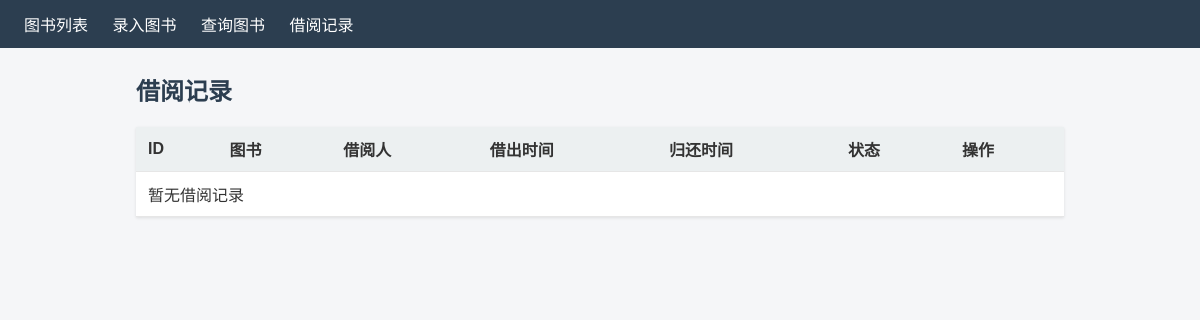
Before: /records with the older database file.
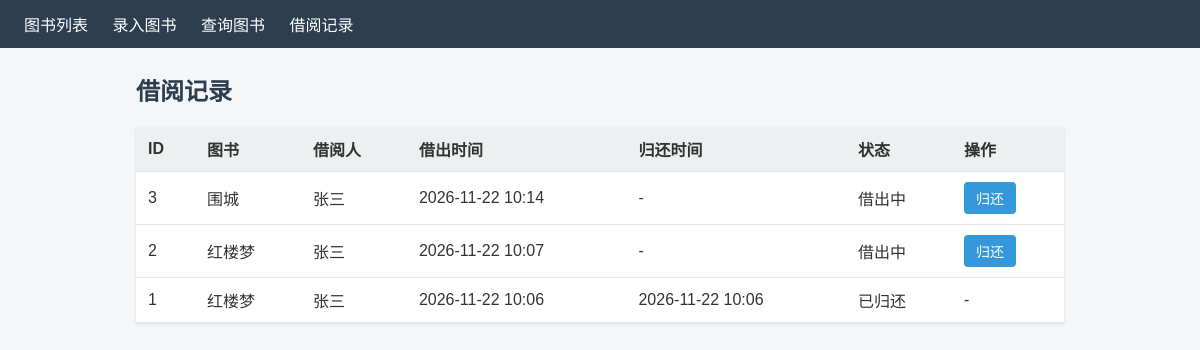
After: the same page with the newer database file.
### models.py (models this page shows, shortened)
class Borrow(db.Model):
    __tablename__ = "borrows"
    id = db.Column(db.Integer, primary_key=True)
    book_id = db.Column(db.Integer, db.ForeignKey("books.id"), nullable=False)
    borrower = db.Column(db.String(120), nullable=False)       # 借阅人
    borrow_time = db.Column(db.DateTime, default=datetime.now) # 借出时间
    return_time = db.Column(db.DateTime, nullable=True)        # 归还时间
    is_returned = db.Column(db.Boolean, default=False)         # 是否已归还

class Book(db.Model):
    __tablename__ = "books"
    id = db.Column(db.Integer, primary_key=True)
    title = db.Column(db.String(200), nullable=False)          # 书名
    author = db.Column(db.String(120), nullable=False)         # 作者
    isbn = db.Column(db.String(32), unique=True, nullable=False)  # ISBN 唯一
    category = db.Column(db.String(80), nullable=False)        # 分类
    stock = db.Column(db.Integer, default=0, nullable=False)   # 库存数量
    borrows = db.relationship("Borrow", backref="book", lazy=True)

### app.py (the view)
@app.route("/records")
def records():
    all_records = Borrow.query.order_by(Borrow.id.desc()).all()
    return render_template("records.html", records=all_records)

### templates/records.html
{% extends "base.html" %}
{% block content %}
<h2>借阅记录</h2>
<table>
    <thead>
        <tr>
            <th>ID</th><th>图书</th><th>借阅人</th>
            <th>借出时间</th><th>归还时间</th><th>状态</th><th>操作</th>
        </tr>
    </thead>
    <tbody>
    {% for r in records %}
        <tr>
            <td>{{ r.id }}</td>
            <td>{{ r.book.title }}</td>
            <td>{{ r.borrower }}</td>
            <td>{{ r.borrow_time.strftime('%Y-%m-%d %H:%M') }}</td>
            <td>{{ r.return_time.strftime('%Y-%m-%d %H:%M') if r.return_time else '-' }}</td>
            <td>{% if r.is_returned %}已归还{% else %}借出中{% endif %}</td>
            <td>
                {% if not r.is_returned %}
                <form method="post" action="{{ url_for('return_book', record_id=r.id) }}" style="display:inline">
                    <button type="submit" class="btn">归还</button>
                </form>
                {% else %}-{% endif %}
            </td>
        </tr>
    {% else %}
        <tr><td colspan="7">暂无借阅记录</td></tr>
    {% endfor %}
    </tbody>
</table>
{% endblock %}

### templates/base.html (shortened to what this page needs)
<!DOCTYPE html>
<html lang="zh-CN">
<head>
    <link rel="stylesheet" href="{{ url_for('static', filename='style.css') }}">
</head>
<body>
<nav class="navbar">
    <a href="{{ url_for('index') }}">图书列表</a>
    <a href="{{ url_for('add_book') }}">录入图书</a>
    <a href="{{ url_for('search') }}">查询图书</a>
    <a href="{{ url_for('records') }}">借阅记录</a>
</nav>
<div class="container">
    {% block content %}{% endblock %}
</div>
</body>
</html>

### static/style.css (style rules this page uses)
* { box-sizing: border-box; }
body { font-family: "Microsoft YaHei", Arial, sans-serif; margin: 0; background: #f5f6f8; color: #333; }
.navbar { background: #2c3e50; padding: 12px 24px; }
.navbar a { color: #fff; text-decoration: none; margin-right: 20px; font-weight: 500; }
.container { max-width: 960px; margin: 24px auto; padding: 0 16px; }
h2 { color: #2c3e50; }
table { width: 100%; border-collapse: collapse; background: #fff; box-shadow: 0 1px 3px rgba(0,0,0,.1); }
th, td { padding: 10px 12px; border-bottom: 1px solid #e6e6e6; text-align: left; }
th { background: #ecf0f1; }
.btn, button { background: #3498db; color: #fff; border: none; padding: 6px 12px; border-radius: 4px; cursor: pointer; text-decoration: none; font-size: 14px; }

Changed rows visible on the page:
added Borrow: id "3", book "围城", borrower "张三", borrow_time "2026-11-22 10:14", return_time "-", is_returned "借出中"
added Borrow: id "2", book "红楼梦", borrower "张三", borrow_time "2026-11-22 10:07", return_time "-", is_returned "借出中"
added Borrow: id "1", book "红楼梦", borrower "张三", borrow_time "2026-11-22 10:06", return_time "2026-11-22 10:06", is_returned "已归还"
Other visible differences:
text no longer shown: "暂无借阅记录"
